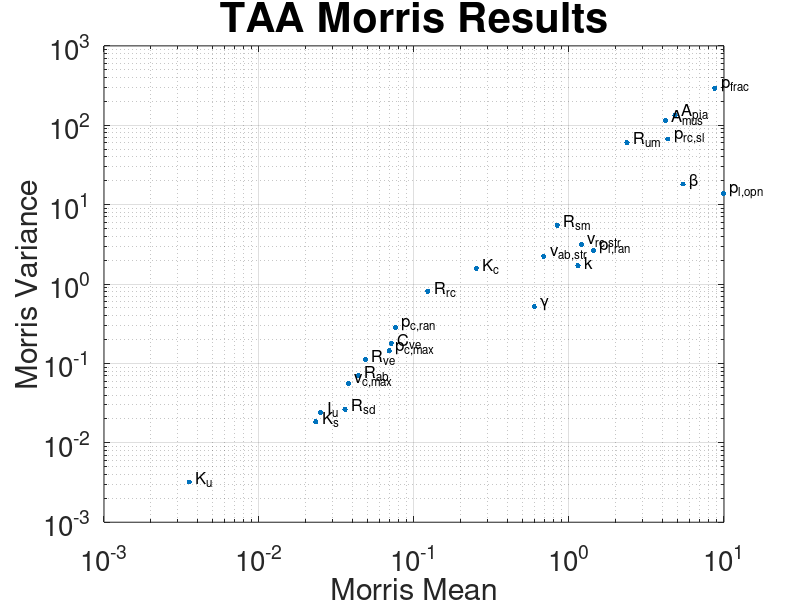
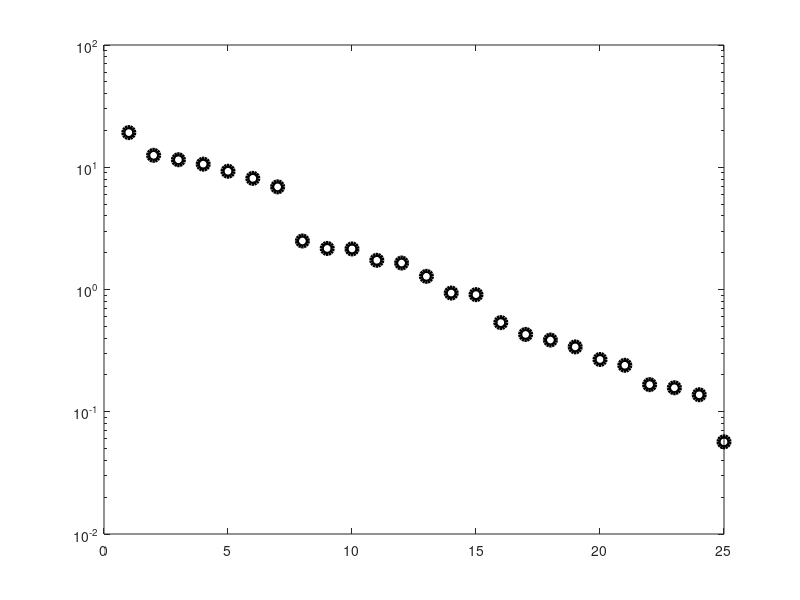

The MATLAB source for these figures, in order: (Note: this script raises an error after producing the figures.)
%% Analyze the results from Morris screening
clear; clc; close all;
%%
% Load in the Morris results
load('Morris_results_TAA.mat');
% For plotting, it can be useful to put all the parameter variable names
% here
Names={'TLC','RV','p_{l,opn}','p_{l,ran}','\beta',...
    '\gamma','k','v_{rc,str}','v_{ab,str}','p_{rc,sl}',...
    'RR','f','T','p_{frac}','A_{pia}',...
    'A_{mus}','R_{sm}','R_{sd}','K_s','R_{um}',...
    'K_u','I_u','p_{c,max}','p_{c,ran}','K_c',...
    'v_{c,max}','C_{ve}','R_{ve}','R_{rc}','R_{ab}'};

% Define these two values or load them from your Morris results
p = length(par_ids);  % NUMBER OF PARAMETERS (typically the size of 'par_ids' if you have a subset)
r = size(d,1);        % NUMBER OF MORRIS SAMPLES (first dimension of 'd' cell)

% If you specified a cell of names, you can use this line to help with
% plotting
par_names = Names(par_ids);
%% If you have multiple outputs, pick which outputs you want to use
%  when computing your morris indices, e.g., d{i}(:,ids);
ids = [1]; 

% Construct a vector for average (mu) and sample variance (s2)
% Note that this will store the values for all parameters (first index) AND
% all outputs considered in the sensitivity analysis (second index)
mu_all     = zeros(length(par_ids),length(ids));
s2_all     = zeros(length(par_ids),length(ids));
mustar_all = zeros(length(par_ids),length(ids));
output_counter = 1; %Index for storing each outputs sensitivity
% Now loop over all the outputs you want Morris effects on (e.g., pressure,
% flow)
for ii=ids
    mu_star = zeros(1,p); mu = zeros(1,p);
    s2 = zeros(1,p);
    
    % NOTE: if using a PDE or DAE system, you might have system crashes, so
    % be sure to account for this. r_counter incremenets the number of
    % successful solutions
    r_counter = 0; 

    % Inner loop over number of parameters (p) and number of samples (r)
    for i=1:p
        for j=1:r
            if ~isempty(d{j,i}) % Only get non-crash solutions
                % If you have a time dependent output, specify how you want
                % to construct d. Here is an example using the 2-norm

%                 mu_star(i) = mu_star(i) + norm(abs(d{j,i}(ii,:)),2); 
%                 mu(i)      = mu(i) + norm(d{j,i}(ii,:),2);

                % If your output is static, use this (can also replace with
                % max, min, mean of signal)
                mu_star(i) = mu_star(i) + abs(d{j,i}(ii,:)); 
                mu(i)      = mu(i) + d{j,i}(ii,:);

                % Increment for successful solutions
                r_counter = r_counter+1;
            end
        end
        % Now calculate the mean from the above loop
        mu_star(i) = (1./r_counter).*mu_star(i); 
        mu(i)      = (1./r_counter).*mu(i);
    end

    for i=1:p
        for j=1:r
            if ~isempty(d{j,i})
                % If you have a time dependent output, specify how you want
                % to construct d. Here is an example using the 2-norm
%                 s2(i) = s2(i) + (norm(d{j,i}(ii,:),2) - mu(i)).^2;
                
                % For scalar, see above as before
                s2(i) = s2(i) + (d{j,i}(ii,:) - mu(i)).^2;
            end
        end
        % Calculate the sample variance
        s2(i) = s2(i)./(r_counter-1);
    end

    % This is a scalar representation of parameter importance (See Colebank
    % and Chesler 2022 for discussion on this index.
    morris_rank = sqrt(mu_star.^2+s2);
    
    %Calculate average morris rank value
    avgmor=mean(morris_rank);
    median_morris=median(morris_rank);

    %Find and save influential parameters
    idxparTAA=find(morris_rank>avgmor);
    infparTAA=morris_rank(idxparTAA);
    infnamesTAA=par_names(idxparTAA);
    idxparTAA=[];
    for l=1:length(infnamesTAA)
        index=find(strcmp(Names,infnamesTAA{l}));
        idxparTAA=[idxparTAA index];
    end
    infnamesTAA=Names(idxparTAA);
    currentFile = sprintf('Inf_Pars_TAA.mat');
    save(currentFile,"idxparTAA","infnamesTAA","infparTAA");
    
    save TAAMorris.mat
    % Now plot mu* vs s2
    figure(ii);
    set(gcf,'Position',[1 1 500 500]);
    loglog(mu_star,s2,'.','MarkerSize',12);
    % If you provided parameter names in the top of the script use this
    text(mu_star*1.1,s2.*1.1,par_names,'FontSize',12);
    set(gca,'FontSize',20);
    ylabel('Morris Variance');
    xlabel('Morris Mean');
    title('TAA Morris Results','FontSize',30);

    grid on;
    saveas(gcf,'TAA_Morris_Results.fig');

    % Plot ranking
    fig=figure(1000+ii);
    set(gcf,'Position',[200 50 1350 500]);
    [rank_val,rank_loc] = sort(morris_rank,'descend');
    semilogy(rank_val,'ok','LineWidth',3,'MarkerSize',8);
    tex=annotation('textbox','String','A');
    tex.Parent=fig.CurrentAxes;
    tex.Position=[0 37 3 1];
    tex.FontSize=24;
    tex.FontWeight='bold';
    tex.LineStyle="none";
    yline(avgmor,'LineWidth',2);
    xticks(1:length(par_ids));
    xticklabels(par_names(rank_loc)); % If you provided Names, use this line
    xtickangle(-30);
    set(gca,'FontSize',20);
    ylabel('Morris Indices for ','FontSize',20);
    ylabel('Morris Indices for $\phi$','interpreter','latex',"FontSize",30);
    grid on;
    saveas(gcf,'TAA_Morris_Indices.fig');
    saveas(gcf,'TAA_Morris_Indices.svg');
    % Store the sensitivity for output ii
    mu_all(:,output_counter) = mu;
    s2_all(:,output_counter) = s2;
    mustar_all(:,output_counter) = mu_star;
    output_counter = output_counter+1;
    
end